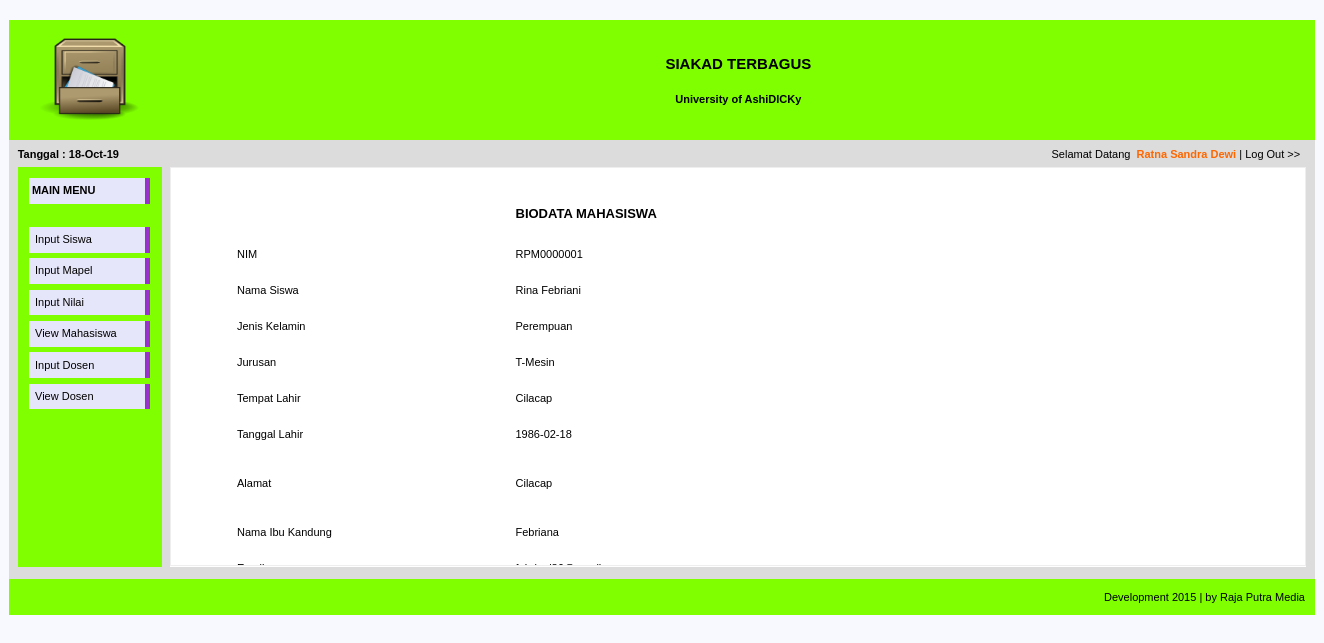
The app's page /home-admin.php?page=form-detail-data-siswa&nim=RPM0000001 (signed in) with its own data.
### tables this page shows
CREATE TABLE `data_siswa` (
  `nim` varchar(10) NOT NULL,
  `nama_siswa` varchar(30) NOT NULL,
  `jk` varchar(9) NOT NULL,
  `foto` varchar(30) NOT NULL,
  `jurusan` varchar(20) NOT NULL,
  `tmp_lahir` varchar(25) NOT NULL,
  `tgl_lahir` date NOT NULL,
  `alamat` varchar(50) NOT NULL,
  `nama_ibu` varchar(30) NOT NULL,
  `email` varchar(30) NOT NULL,
  `hp` varchar(12) NOT NULL
);

### form-detail-data-mahasiswa.php (the view, shortened to what this page needs)
<div style="border:1px solid rgb(238,238,238); padding:10px; overflow:auto; width:1114px; height:377px;">
	<?php
		$host = "localhost:3306";
		$username = "root";
		$password = "";
		$db = "mahasiswa";
		$Open = mysqli_connect($host,$username,$password) or die("Koneksi gagal");
        mysqli_select_db($Open, $db) or die("Database tidak bisa dibuka");
        $NIM_DATA = 0;
        if($nim = $_GET['nim'] != null){
            $NIM_DATA = $_GET['nim'];
        }else{
            $NIM_DATA = $_SESSION["username"];
        }
        $Cari="SELECT * FROM data_siswa WHERE nim ='" .$NIM_DATA."'";
        $Tampil = mysqli_query($Open,$Cari);
        while (	$hasil = mysqli_fetch_array($Tampil)) {
                $nim		= stripslashes ($hasil['nim']);
                $nama_siswa	= stripslashes ($hasil['nama_siswa']);
                $nama_ibu	= stripslashes ($hasil['nama_ibu']);
                $jk			= stripslashes ($hasil['jk']);
                $jurusan	= stripslashes ($hasil['jurusan']);
                $tmp_lahir	= stripslashes ($hasil['tmp_lahir']);
                $tgl_lahir  = stripslashes ($hasil['tgl_lahir']);
                $alamat	    = stripslashes ($hasil['alamat']);
                $email	    = stripslashes ($hasil['email']);
	?>
	<form action="home-admin.php?page=input-data-mahasiswa" method="POST" name="form-input-data-mahasiswa" enctype="multipart/form-data">
		<table width="100%" border="0" align="center" cellpadding="0" cellspacing="0">
			<tr>
				<td width="5%">&nbsp;</td>
				<td width="25%">&nbsp;</td>
				<td width="70%">&nbsp;</td>
				</tr>
			<tr>
				<td height="46">&nbsp;</td>
				<td>&nbsp;</td>
				<td><font size="2"><b>BIODATA MAHASISWA</b></font></td>
			</tr>
			<tr>
				<td height="36">&nbsp;</td>
				<td>NIM</td>
				<td><?=$nim?></td>
			</tr>
			<tr>
				<td height="36">&nbsp;</td>
				<td>Nama Siswa</td>
				<td><?=$nama_siswa?></td>
			</tr>
			<tr>
				<td height="36">&nbsp;</td>
				<td>Jenis Kelamin</td>
				<td><?=$jk?></td>
			</tr>
			<tr>
				<td height="36">&nbsp;</td>
				<td>Jurusan</td>
				<td><?=$jurusan?></td>
			</tr>
			<tr>
				<td height="36">&nbsp;</td>
				<td>Tempat Lahir</td>
				<td><?=$tmp_lahir?></td>
			</tr>
			<tr>
				<td height="36">&nbsp;</td>
				<td>Tanggal Lahir</td>
				<td><?=$tgl_lahir?></td>
			</tr>
			<tr>
				<td height="62">&nbsp;</td>
				<td>Alamat</td>
				<td><?=$alamat?></td>
			</tr>
			<tr>
				<td height="36">&nbsp;</td>
				<td>Nama Ibu Kandung</td>
				<td><?=$nama_ibu?></td>
			</tr>
			<tr>
				<td height="36">&nbsp;</td>
				<td>Email</td>
				<td><?=$email?></td>
			</tr>
		</table>
        <?php
	}
?>
	</form>
</div>

### style.css (style rules this page uses)
body { font-family: Verdana, Arial, Helvetica, sans-serif; font-size: 11px; background-color:#F8F8FF; }
table { font-family: Verdana, Arial, Helvetica, sans-serif; font-size: 11px; }

### records on screen
data_siswa: nim "RPM0000001", nama_siswa "Rina Febriani", jk "Perempuan", jurusan "T-Mesin", tmp_lahir "Cilacap", tgl_lahir "1986-02-18", alamat "Cilacap", nama_ibu "Febriana"

### other values on screen
$_SESSION['nama'] "Ratna Sandra Dewi"
